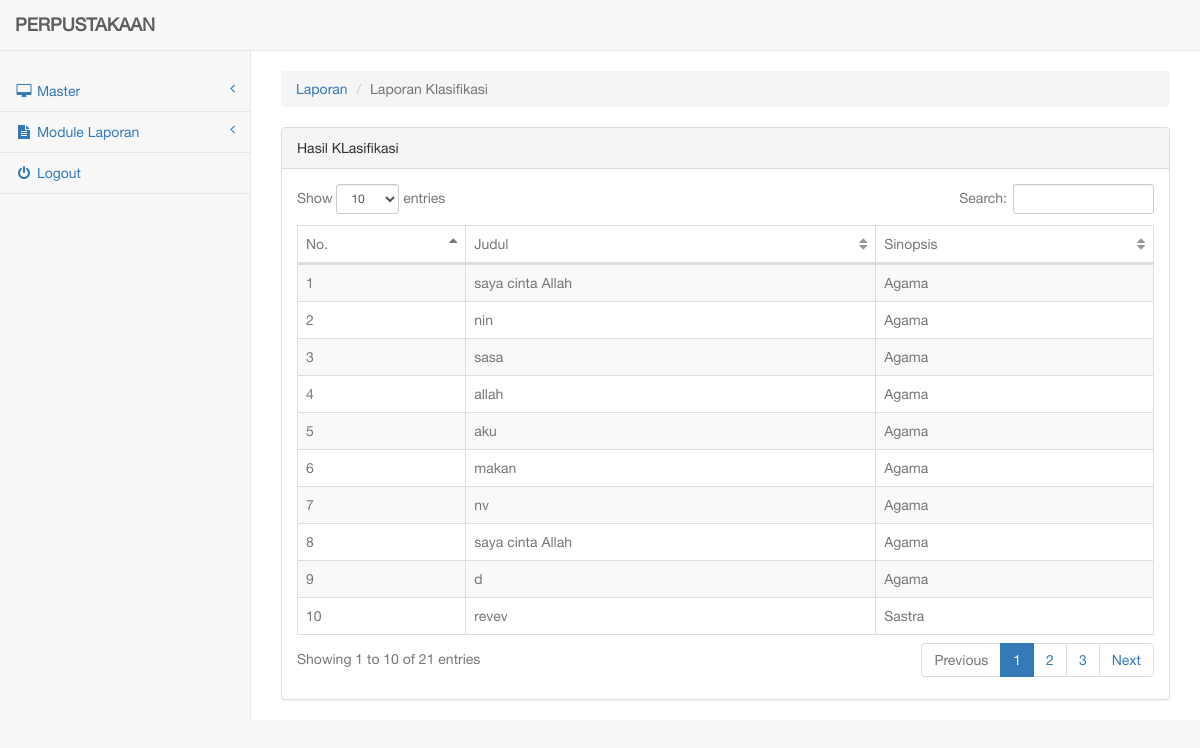
The page /index.php/klasifikasi/laporan on the database its author committed.
### tables this page shows
CREATE TABLE `prediksi` (
  `id` int(250) NOT NULL,
  `judul` varchar(250) NOT NULL,
  `keaktifan` int(2) NOT NULL,
  `kategori` varchar(250) NOT NULL,
  `tp` int(2) NOT NULL,
  `fp` int(2) NOT NULL,
  `tn` int(2) NOT NULL,
  `fn` int(2) NOT NULL
);

### application/libraries/Template.php (called while the page is built)
<?php if ( ! defined('BASEPATH')) exit('No direct script access allowed');
class Template {
		var $template_data = array();
		function set($name, $value)
		{
			$this->template_data[$name] = $value;
		}
		function load($template = '', $view = '' , $view_data = array(), $return = FALSE)
		{
			$this->CI =& get_instance();
			$this->set('contents', $this->CI->load->view($view, $view_data, TRUE));
			return $this->CI->load->view($template, $this->template_data, $return);
		}
}

### application/controllers/Klasifikasi.php (called while the page is built, shortened)
<?php
class Klasifikasi extends CI_Controller {
    public function laporan(){
        $data['list']=$this->Mod_klasifikasi->get_All_prediksi();
        $this->template->load('layoutbackend','laporan/laporan_klasifikasi',$data);
    }
}
?>

### index.php (called while the page is built, shortened)
<?php
require_once BASEPATH.'core/CodeIgniter.php';

### application/models/Mod_klasifikasi.php (called while the page is built, shortened)
<?php
class Mod_klasifikasi extends CI_Model{
	function get_All_prediksi(){
		$this->db->order_by('prediksi.kategori asc');
		return $this->db->get('prediksi');
	}
}
?>

### application/views/laporan/laporan_klasifikasi.php (the view, shortened to what this page needs)
<div class="row">
    <div class="col-lg-12"><br />
        <ol class="breadcrumb">
            <li><a href="<?php echo base_url('klasifikasi/Laporan'); ?>">Laporan</a></li>
            <li class="active">Laporan Klasifikasi</li>
        </ol>
    </div>
</div>
<div class="row">
    <div class="col-lg-12">
        <div class="panel panel-default">
            <div class="panel-heading">
                Hasil KLasifikasi
            </div>
            <div class="panel-body">
                            <table width="100%" class="table table-striped table-bordered table-hover" id="dataTables-example">
                                <thead>
                                    <tr>
                                        <td>No.</td>
                                        <td>Judul </td>
                                        <td>Sinopsis</td>
                                    </tr>
                                </thead>
                                <tbody>
                                 <?php
                        $no=1;
                        foreach ($list->result() as $value) {
                        ?>
                        <tr>
                            <td> <?php echo $no;?> </td>
                            <td> <?php echo $value->judul; ?> </td>
                            <td> <?php echo $value->kategori; ?> </td>
                        </tr>
                        <?php $no++; } ?>
                                </tbody>
                            </table>
                        </div>
        </div>
    </div>
</div>

### application/views/includes/header.php (shortened to what this page needs)
<!DOCTYPE html>
<html lang="en">
<head>
    <link href="<?php echo base_url(); ?>template/backend/sbadmin/vendor/bootstrap/css/bootstrap.min.css" rel="stylesheet">
    <link href="<?php echo base_url(); ?>template/backend/sbadmin/css/datepicker.css" rel="stylesheet">
    <link href="<?php echo base_url(); ?>template/backend/sbadmin/vendor/bootstrap/css/custom.css" rel="stylesheet">
    <link href="<?php echo base_url(); ?>template/backend/sbadmin/vendor/metisMenu/metisMenu.min.css" rel="stylesheet">
    <link href="<?php echo base_url(); ?>template/backend/sbadmin/vendor/datatables-plugins/dataTables.bootstrap.css" rel="stylesheet">
    <link href="<?php echo base_url(); ?>template/backend/sbadmin/vendor/datatables-responsive/dataTables.responsive.css" rel="stylesheet">
    <link href="<?php echo base_url(); ?>template/backend/sbadmin/dist/css/sb-admin-2.css" rel="stylesheet">
    <link href="<?php echo base_url(); ?>template/backend/sbadmin/vendor/morrisjs/morris.css" rel="stylesheet">
    <link href="<?php echo base_url(); ?>template/backend/sbadmin/vendor/font-awesome/css/font-awesome.min.css" rel="stylesheet" type="text/css">
</head>
<body>
    <div id="wrapper">

### application/views/includes/menu.php (shortened to what this page needs)
<nav class="navbar navbar-default navbar-static-top" role="navigation" style="margin-bottom: 0">
            <div class="navbar-header">
                <a class="navbar-brand" href="<?php echo base_url('dashboard'); ?>"><strong>PERPUSTAKAAN</strong></a>
            </div>
            <div class="navbar-default sidebar" role="navigation">
                <div class="sidebar-nav navbar-collapse">
                    <ul class="nav" id="side-menu">
                        <br>
                        <li>
                            <a href="#"><i class="fa fa-desktop fa-fw"></i> Master<span class="fa arrow"></span></a>
                        </li>
                        <li>
                            <a href="#"><i class="fa fa-file-text fa-fw"></i> Module Laporan<span class="fa arrow"></span></a>
                        </li>
                        <li>
                            <a href="<?php echo base_url('login/logout') ?>"><i class="fa fa-power-off fa-fw"></i> Logout</a>
                        </li>
                    </ul>
                </div>
            </div>
        </nav>

### application/views/layoutbackend.php
<?php $this->load->view('includes/header') ?>
        <?php $this->load->view('includes/menu') ?>
        <div id="page-wrapper">
            <?php echo $contents; ?>
        </div>
    </div>
</body>
</html>

### rows shown on the page
prediksi: judul "saya cinta Allah", kategori "Agama"
prediksi: judul "nin", kategori "Agama"
prediksi: judul "sasa", kategori "Agama"
prediksi: judul "allah", kategori "Agama"
prediksi: judul "aku", kategori "Agama"
prediksi: judul "makan", kategori "Agama"
prediksi: judul "nv", kategori "Agama"
prediksi: judul "saya cinta Allah", kategori "Agama"
prediksi: judul "d", kategori "Agama"
prediksi: judul "revev", kategori "Sastra"
